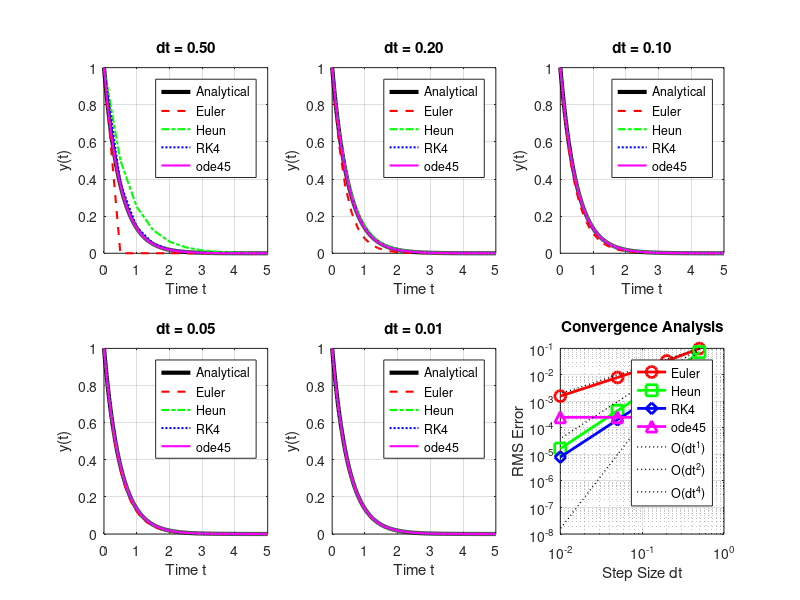

Here is the MATLAB script that generated this plot:
% ============================================
% SIMPLE ODE COMPARISON (ERROR-FREE)
% ============================================
clc; clear; close all;

fprintf('=== SIMPLE ODE COMPARISON ===\n');

% Test ODE: y' = -2y, y(0) = 1
% Analytical solution: y(t) = exp(-2t)

% Time setup
tspan = [0 5];
dt_values = [0.5, 0.2, 0.1, 0.05, 0.01];
t_fine = linspace(tspan(1), tspan(2), 1000);
y_analytical = exp(-2*t_fine);

% Initialize
methods = {'Euler', 'Heun', 'RK4', 'ode45'};
errors = zeros(length(methods), length(dt_values));
times = zeros(length(methods), length(dt_values));

figure('Position', [100 100 1200 800]);

for dt_idx = 1:length(dt_values)
    dt = dt_values(dt_idx);
    t = tspan(1):dt:tspan(2);
    
    % 1. Euler Method
    tic;
    y_euler = zeros(size(t));
    y_euler(1) = 1;
    for i = 1:length(t)-1
        y_euler(i+1) = y_euler(i) + dt * (-2*y_euler(i));
    end
    times(1, dt_idx) = toc;
    
    % Interpolate to fine grid for error calculation
    y_euler_interp = interp1(t, y_euler, t_fine);
    errors(1, dt_idx) = sqrt(mean((y_euler_interp - y_analytical).^2));
    
    % 2. Heun's Method
    tic;
    y_heun = zeros(size(t));
    y_heun(1) = 1;
    for i = 1:length(t)-1
        % Predictor
        y_pred = y_heun(i) + dt * (-2*y_heun(i));
        % Corrector
        y_heun(i+1) = y_heun(i) + dt/2 * (-2*y_heun(i) - 2*y_pred);
    end
    times(2, dt_idx) = toc;
    
    y_heun_interp = interp1(t, y_heun, t_fine);
    errors(2, dt_idx) = sqrt(mean((y_heun_interp - y_analytical).^2));
    
    % 3. RK4 Method (FIXED SYNTAX)
    tic;
    y_rk4 = zeros(size(t));
    y_rk4(1) = 1;
    for i = 1:length(t)-1
        k1 = -2 * y_rk4(i);
        k2 = -2 * (y_rk4(i) + dt/2 * k1);
        k3 = -2 * (y_rk4(i) + dt/2 * k2);
        k4 = -2 * (y_rk4(i) + dt * k3);
        y_rk4(i+1) = y_rk4(i) + dt/6 * (k1 + 2*k2 + 2*k3 + k4);
    end
    times(3, dt_idx) = toc;
    
    y_rk4_interp = interp1(t, y_rk4, t_fine);
    errors(3, dt_idx) = sqrt(mean((y_rk4_interp - y_analytical).^2));
    
    % 4. MATLAB ode45
    tic;
    [t_ode45, y_ode45] = ode45(@(t,y) -2*y, tspan, 1);
    times(4, dt_idx) = toc;
    
    y_ode45_interp = interp1(t_ode45, y_ode45, t_fine);
    errors(4, dt_idx) = sqrt(mean((y_ode45_interp - y_analytical).^2));
    
    % Plot for this dt
    subplot(2,3,dt_idx);
    plot(t_fine, y_analytical, 'k-', 'LineWidth', 3, 'DisplayName', 'Analytical');
    hold on;
    plot(t, y_euler, 'r--', 'LineWidth', 1.5, 'DisplayName', 'Euler');
    plot(t, y_heun, 'g-.', 'LineWidth', 1.5, 'DisplayName', 'Heun');
    plot(t, y_rk4, 'b:', 'LineWidth', 1.5, 'DisplayName', 'RK4');
    plot(t_ode45, y_ode45, 'm-', 'LineWidth', 1.5, 'DisplayName', 'ode45');
    xlabel('Time t');
    ylabel('y(t)');
    title(sprintf('dt = %.2f', dt));
    legend('Location', 'best');
    grid on;
    xlim(tspan);
end

% Convergence plot
subplot(2,3,6);
loglog(dt_values, errors(1,:), 'ro-', 'LineWidth', 2, 'MarkerSize', 8, 'DisplayName', 'Euler');
hold on;
loglog(dt_values, errors(2,:), 'gs-', 'LineWidth', 2, 'MarkerSize', 8, 'DisplayName', 'Heun');
loglog(dt_values, errors(3,:), 'bd-', 'LineWidth', 2, 'MarkerSize', 8, 'DisplayName', 'RK4');
loglog(dt_values, errors(4,:), 'm^-', 'LineWidth', 2, 'MarkerSize', 8, 'DisplayName', 'ode45');

% Add theoretical convergence lines
for order = [1, 2, 4]
    ref_line = dt_values.^order * errors(1,1) / dt_values(1)^order;
    loglog(dt_values, ref_line, 'k:', 'LineWidth', 1, 'DisplayName', sprintf('O(dt^%d)', order));
end

xlabel('Step Size dt');
ylabel('RMS Error');
title('Convergence Analysis');
legend('Location', 'best');
grid on;

% Print results
fprintf('\nStep Size\tEuler Error\tHeun Error\tRK4 Error\tode45 Error\n');
fprintf('---------\t-----------\t----------\t---------\t----------\n');
for dt_idx = 1:length(dt_values)
    fprintf('%.3f\t\t%.2e\t%.2e\t%.2e\t%.2e\n', ...
        dt_values(dt_idx), errors(1,dt_idx), errors(2,dt_idx), ...
        errors(3,dt_idx), errors(4,dt_idx));
end

% Calculate convergence rates
fprintf('\nConvergence Rates:\n');
for m = 1:4
    p = polyfit(log(dt_values), log(errors(m,:)), 1);
    fprintf('%s: slope = %.3f\n', methods{m}, p(1));
end

saveas(gcf, 'simple_ode_comparison.png');
fprintf('\nFigure saved as simple_ode_comparison.png\n');